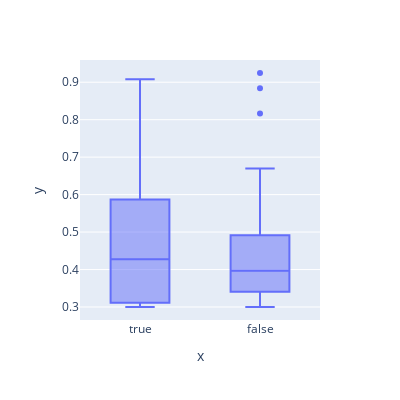

The notebook cell saved with this chart:
### Code cell
fig = px.box(x=df_seen.correct, y=df_seen.alpha, width=400, height=400)
fig.show()

### Figure 1 — Plotly figure (JSON) as saved in the notebook; plotly's stock layout.template omitted (floating-point values rounded to 4 significant figures; data arrays with more than 128 entries replaced by an {"elided": "..."} marker saying what was removed)
{"data": [{"alignmentgroup": "True", "hovertemplate": "x=%{x}<br>y=%{y}<extra></extra>", "legendgroup": "", "marker": {"color": "#636efa"}, "name": "", "notched": false, "offsetgroup": "", "orientation": "v", "showlegend": false, "type": "box", "x": {"elided": "149 bool values"}, "x0": " ", "xaxis": "x", "y": {"elided": "149 float values"}, "y0": " ", "yaxis": "y"}], "layout": {"boxmode": "group", "height": 400, "legend": {"tracegroupgap": 0}, "margin": {"t": 60}, "width": 400, "xaxis": {"anchor": "y", "domain": [0, 1], "title": {"text": "x"}}, "yaxis": {"anchor": "x", "domain": [0, 1], "title": {"text": "y"}}}}
